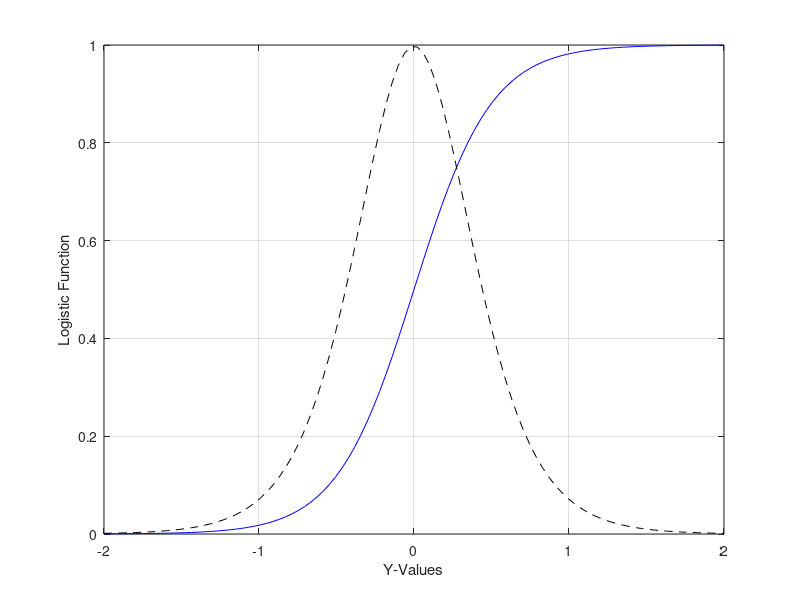

Here is the MATLAB script that generated this plot:
% Chris Kreienkamp
% Section 10
% 4/11/17

clear
clc

% Write a program to take the derivative of a function

%% SET INTIAL PARAMETERS

% Coefficients in logistics function
y0 = 0;
a = 0.25;

% Determine y-values
ymin = -2;
ymax = 2;
Ny = 100;
y = linspace(ymin,ymax,Ny);


%% TABULATE FUNCTION

% Remember to use "./" for element-by-element operations
p = 1./ (1 + exp(-(y-y0)/a));     % Logistic function


%% FIND THE DERIVATIVE USING "GRADIENT" FUNCTION

dy = y(2) - y(1);               % Step of derivative
dpdy =  gradient(p,dy);         % Derivative using GRADIENT function


%% PLOT OUTPUT

plot(y,p,'b-',...
    y,dpdy,'k--')
xlabel('Y-Values')
ylabel('Logistic Function')
grid on
